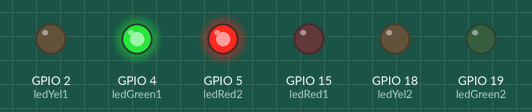
This sketch was run on a simulated ESP32. Parts: output pins drawn as LEDs (lit = HIGH). What the sketch prints to the serial monitor is not drawn.

Above: at 2.5 s.
At 6.5 s:
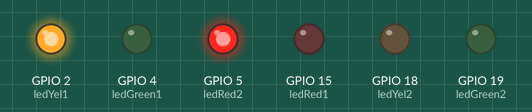
At 10.5 s:
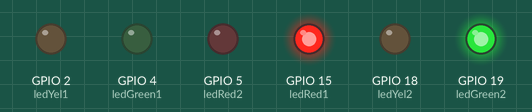
At 14.5 s:
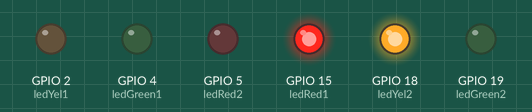
Timing chart, 0 to 20.8 s (numbered marks = the images above):
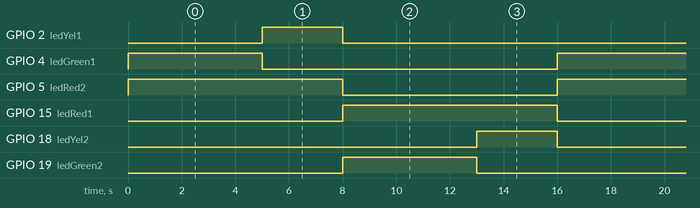

The sketch:

semaforoprj.ino
```cpp
//gerencia o sinal de Wifi
#include <WiFi.h>
#include <WiFiClient.h>
//gera servico http no esp32
#include <WebServer.h>
#include <string.h>
WebServer Server(80);
//definição nome, senha e canal do wifi
//#define WIFI_SSID "devsenai"
//#define WIFI_PASSWORD "sesisenai"
//#define WIFI_CHANNEL 6
const char *ssid = "WifiTeixeira";
const char *password = "123456789";
IPAddress local_IP(192, 168, 4, 22);
IPAddress gateway(192, 168, 4, 9);
IPAddress subnet(255, 255, 255, 0);

const int ledRed1 = 15;
const int ledYel1 = 2;
const int ledGreen1 = 4;
const int ledRed2 = 5;
const int ledYel2 = 18;
const int ledGreen2 = 19;

int timeYellow = 3000;
int timeGreen = 5000;
int timeRed = 8000;


void setup(){
 Serial.begin(115200);
  //Configuração do Acess Point que ira ser fornecido pelo ESP32
  Serial.print("Configurando AP.....");
  Serial.println(WiFi.softAPConfig(local_IP, gateway, subnet)? "OK" : "Erro");
  Serial.println("Iniciando o Wifi.....");
  Serial.println(WiFi.softAP(ssid, password)? "OK" : "Erro");
  Serial.print("Endereço IP");
  Serial.println(WiFi.softAPIP());

  pinMode(ledRed1, OUTPUT);
  pinMode(ledRed2, OUTPUT);
  pinMode(ledYel1, OUTPUT);
  pinMode(ledYel2, OUTPUT);
  pinMode(ledGreen1, OUTPUT);
  pinMode(ledGreen2, OUTPUT);
  }


  void loop(){
  semaforo();

  }

  void semaforo(){

 acendeLed(ledRed2);
 acendeLed(ledGreen1);
 delay(timeGreen);
 apaga(ledGreen1);
 acendeLed(ledYel1);
 delay(timeYellow);
 apaga(ledYel1);
 apaga(ledRed2);
 acendeLed(ledRed1);
 acendeLed(ledGreen2);
 delay(timeGreen);
  apaga(ledGreen2);
 acendeLed(ledYel2);
 delay(timeYellow);
 apaga(ledRed1);
 apaga(ledYel2);


  }
  void acendeLed(int led){
    digitalWrite(led, HIGH);
  }

    void apaga(int led){
digitalWrite(led,LOW);
    }
```

Measured:
- by itself, GPIO 2 (ledYel1), GPIO 18 (ledYel2): alternates HIGH for 3.0 s and LOW for 13.0 s
- by itself, GPIO 4 (ledGreen1), GPIO 19 (ledGreen2): alternates HIGH for 5.0 s and LOW for 11.0 s
- by itself, GPIO 5 (ledRed2), GPIO 15 (ledRed1): alternates HIGH for 8.0 s and LOW for 8.0 s
